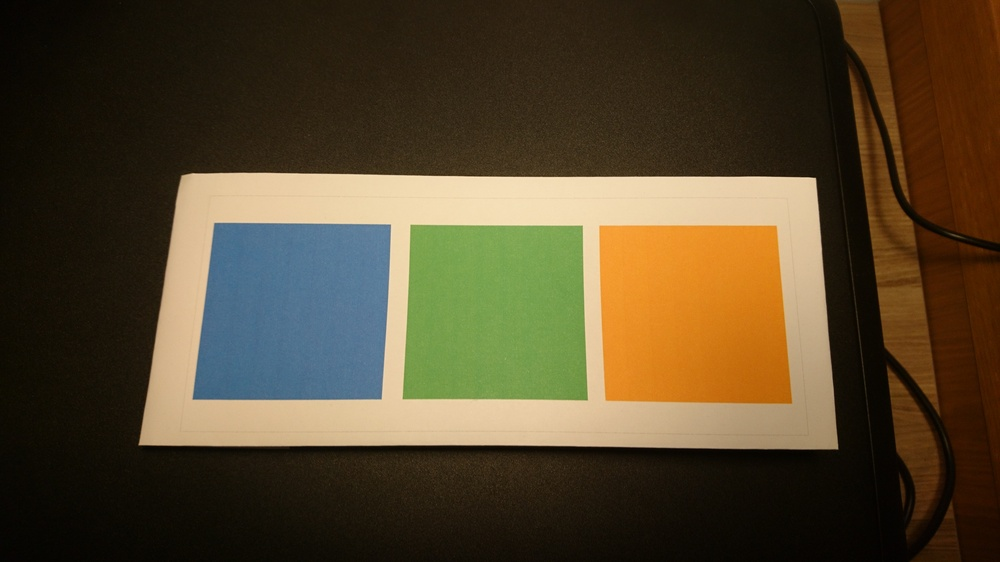
//> input picture Programmation/RobotrOvision/third_test/correct.jpg, 1000 x 562 px, shrunk from 3840 x 2160 before the run
$ ./Code correct.jpg   (built with g++ and OpenCV 4)
//> lines starting //> are read from the running program, lines starting //| are printed output that depends on the picture; after the words box and inside, x2 and y2 are one past the last pixel; in counts of white or black regions, pixels touching at a corner belong together
### Programmation/RobotrOvision/third_test/fonctions.hpp
#include "opencv2/opencv.hpp"
#include <iostream>
#include <fstream>
#include <vector>
#include <math.h>

using namespace std;
using namespace cv;

#ifndef ROBOTROVISION_H
#define ROBOTROVISION_H

typedef struct{
  Point center;
  double side_length;
  vector <Point> approx;
}square_robotrovision;

typedef struct{
  double arclength_min;//min and max of the contour
  double arclength_max;
  double arclength_tolerance;//precision of the approximated contour
  double length_tolerance;//for the 4 sides compared to avg
  double angle_tolerance;//for the 4 angles compared to 90
  double min_angle;//inclinaison angles
  double max_angle;
  double h_l;//length of the reference segement
}PARAM;

typedef struct{
  int k_size_gauss;
  int sigma_gauss;
  int k_size_canny;
  int lowThreshold_canny;
  int ratio_canny;
}PARAM_HSV;

vector< square_robotrovision> find_squares(Mat gray, PARAM param);//gray a thresholded image
vector< Mat > separate_colors(Mat rgb_image,vector< vector <int> > &h,vector< vector <int> > &s,vector< vector <int> > &v,PARAM_HSV param);
void print_global_result(vector< vector <square_robotrovision> > global_result);

#endif

### Programmation/RobotrOvision/third_test/fonctions.cpp
#include "fonctions.hpp"


// [48 lines left out: functions check_length, check_angle, not called in this run]

vector< square_robotrovision> find_squares(Mat gray, PARAM param)
{
  vector< Vec4i > h;
  vector <Point> approx;
  vector< vector <Point> > contours,approx_cont;
  vector < double > l,a;
  square_robotrovision r;
  vector< square_robotrovision> result;

  findContours 	( gray,contours,h,CV_RETR_TREE, CV_CHAIN_APPROX_SIMPLE,Point(0,0));
  //cout<<"contours found "<<contours.size()<<endl<<endl;
  for( int i = 0; i< contours.size(); i++ )
  {
      if(arcLength(contours[i],1)>param.arclength_min && arcLength(contours[i],1)<param.arclength_max)
      {
        //cout<<"arcLength ok "<<arcLength(contours[i],1)<<endl;
        approxPolyDP(contours[i], approx, param.arclength_tolerance*arcLength(contours[i],1), 1);
        if (approx.size()==4)
        {
          //cout<<"4 segments"<<endl;
          //cout<<approx<<endl;
          if(check_length(approx,l,param.length_tolerance))
          {
            //cout<<"length_tolerance ok avg "<<l[4]<<endl;
            if(check_angle(approx,l,a,param.angle_tolerance,param.min_angle,param.max_angle,param.h_l))
            {
              //cout<<"angle_tolerance ok avg "<<a[4]<<endl<<"It is a squarre"<<endl;
              r.center.x=(approx[0].x+approx[1].x+approx[2].x+approx[3].x)/4;
              r.center.y=(approx[0].y+approx[1].y+approx[2].y+approx[3].y)/4;
              r.side_length=l[4];
              r.approx=approx;
              result.push_back(r);
            }
          }
        }
      //  cout<<endl;
      }
    }
    return result;
}


vector<Mat> separate_colors(Mat rgb_image,vector<vector <int> > &h,vector< vector <int> > &s,vector< vector <int> > &v,PARAM_HSV param)
{
  vector<Mat> result;
  Mat frame_gray;
  Mat1b mask1, mask2;
  Mat3b hsvframe;
  Mat1b mask;
  int n,i,min_H,max_H;
  char chaine[256];
  char names[5][256]={"orange","black","green","yellow","blue"};

  n=h.size();
  cvtColor(rgb_image, hsvframe, COLOR_BGR2HSV);

  for(i=0;i<n;i++)
  {
    min_H=h[i][0];
    max_H=h[i][1];
    if(min_H<=max_H)
    {
      inRange(hsvframe, Scalar(min_H, s[i][0], v[i][0]), Scalar(max_H, s[i][1], v[i][1]), mask);
    }
    else
    {
      inRange(hsvframe, Scalar(min_H, s[i][0], v[i][0]), Scalar(180,  s[i][1], v[i][1]), mask1);
      inRange(hsvframe, Scalar(0, s[i][0], v[i][0]), Scalar(max_H, s[i][1], v[i][1]), mask2);
      mask = mask1 | mask2;
    }
    frame_gray=mask;
    sprintf(chaine,"%d_%s_mask.jpg",i,names[i]);
    imwrite(chaine,frame_gray);
    GaussianBlur( frame_gray, frame_gray, Size(param.k_size_gauss, param.k_size_gauss), param.sigma_gauss, param.sigma_gauss );
    sprintf(chaine,"%d_%s_gauss.jpg",i,names[i]);
    imwrite(chaine,frame_gray);
    Canny( frame_gray, frame_gray, param.lowThreshold_canny, param.lowThreshold_canny*param.ratio_canny, param.k_size_canny );
    sprintf(chaine,"%d_%s_canny.jpg",i,names[i]);
    imwrite(chaine,frame_gray);
    result.push_back(frame_gray.clone());
  }
  return result;
}

// [114 lines left out: functions print_global_result, find_patern, not called in this run]

### Programmation/RobotrOvision/third_test/Code.cpp
#include "opencv2/opencv.hpp"
#include <iostream>

#include "fonctions.hpp"

using namespace std;
using namespace cv;

int main(int argc, char *argv[])
{
  Mat image,gray,thresh;
  vector< square_robotrovision> result;
  vector< vector <square_robotrovision> > global_result;
  vector< Mat > color_separation;

  PARAM param;
  PARAM_HSV param_hsv;

  char names[5][256]={"orange","black","green","yellow","blue"},patern[10];
  string carac;

  vector< vector<int> > h(5, vector<int>(2));
  vector< vector<int> > s(5, vector<int>(2));
  vector< vector<int> > v(5, vector<int>(2));

  int i,n=h.size();

  ifstream file("config.txt", ios::in);
  if(!file)
  {
      cerr << "Can't open config.txt!" << endl;
      return 0;
  }
  file>>carac>>param.arclength_min>>carac>>param.arclength_max>>carac>>param.arclength_tolerance>>carac>>param.length_tolerance>>carac>>param.angle_tolerance>>carac>>param.min_angle>>carac>>param.max_angle>>carac>>param.h_l;
  param.min_angle=param.min_angle*M_PI/180;
  param.max_angle=param.max_angle*M_PI/180;
  file>>carac>>param_hsv.k_size_gauss>>carac>>param_hsv.sigma_gauss>>carac>>param_hsv.k_size_canny>>carac>>param_hsv.lowThreshold_canny>>carac>>param_hsv.ratio_canny;
  file>>carac>>carac>>carac>>carac>>carac>>carac;
  for(i=0;i<5;i++)
  {
    file>>carac>>h[i][0]>>h[i][1]>>s[i][0]>>s[i][1]>>v[i][0]>>v[i][1];
  }
  file.close();

  if(argc!=2)
  {
    cout<<"./Code image_file"<<endl;
    return 0;
  }

  image = imread(argv[1],-1);
//> image is the input picture: 562 rows x 1000 cols, CV_8UC3; mean B, G, R 44.1, 69.1, 82.8
  if(image.rows==0)
  {
    cout<<"Invalid input file"<<endl;
    return 0;
  }

  color_separation= separate_colors(image,h,s,v,param_hsv);
//> in separate_colors, `cvtColor(rgb_image, hsvframe, COLOR_BGR2HSV);`: hsvframe: 562 rows x 1000 cols, CV_8UC3; mean H, S, V 24.2, 163.5, 88.5
//> the loop in separate_colors, `for(i=0;i<n;i++)` made 5 passes
//> pass 1, in separate_colors, `inRange(hsvframe, Scalar(min_H, s[i][0], v[i][0]), Scalar(max_H, s[i][..`:
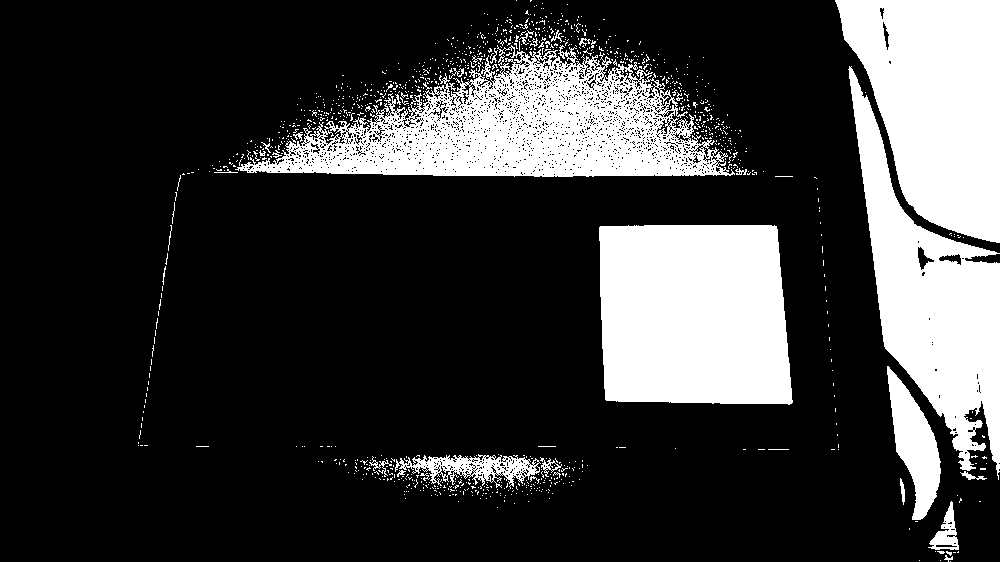
//> mask: 562 rows x 1000 cols, CV_8UC1; 22.7% white; 1085 white regions (1048 under 20 px), largest, box (x1, y1, x2, y2) and area: (599, 225, 793, 405) 32582, (235, 45, 735, 177) 31378, (835, 0, 1000, 243) 28026
//> pass 1, in separate_colors, `GaussianBlur( frame_gray, frame_gray, Size(param.k_size_gauss, param.k..`:
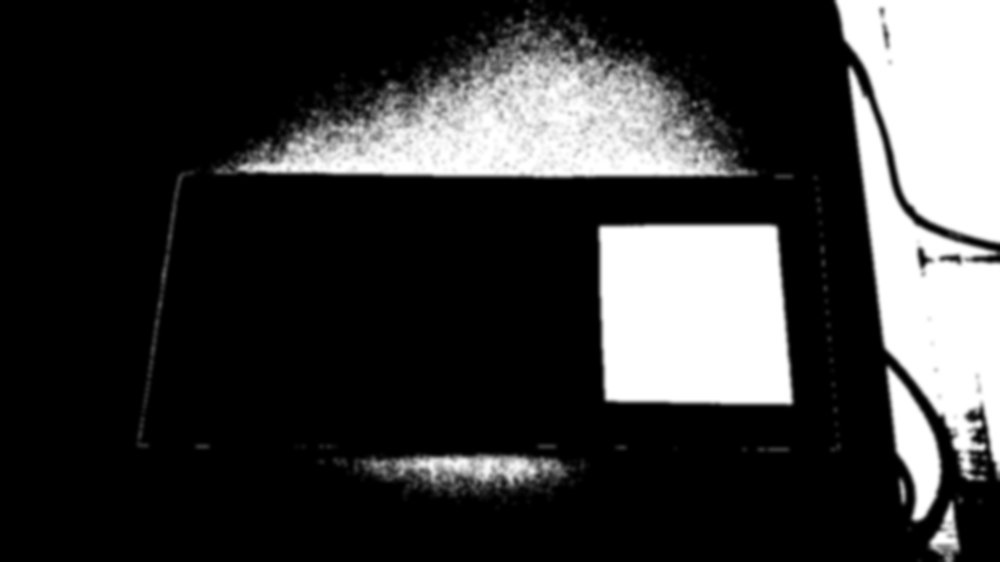
//> frame_gray: 562 rows x 1000 cols, CV_8UC1; min 0, max 255, mean 57.9
//> pass 1, in separate_colors, `Canny( frame_gray, frame_gray, param.lowThreshold_canny, param.lowThre..`:
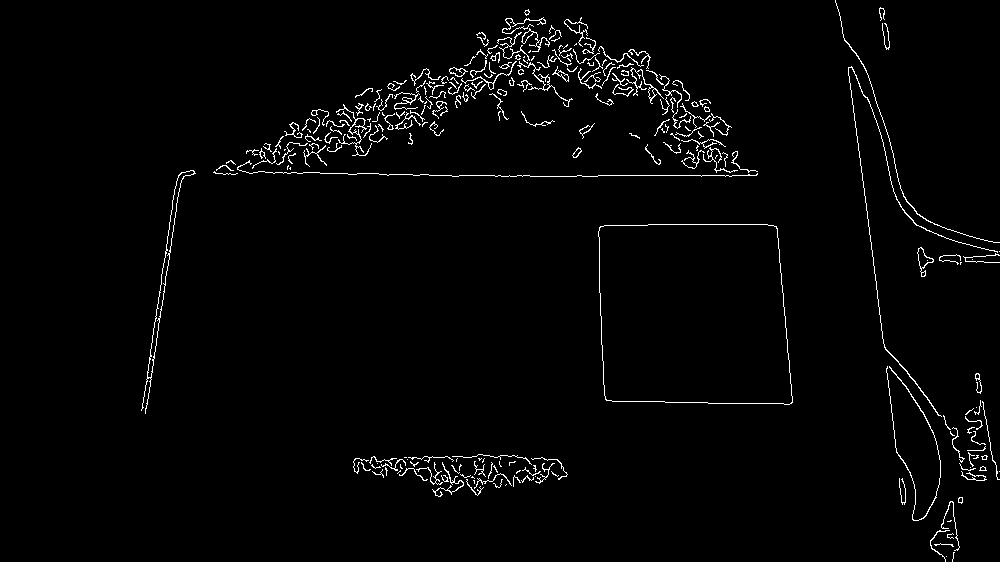
//> frame_gray: 562 rows x 1000 cols, CV_8UC1; 2% white in thin lines or dots, all inside (x1, y1, x2, y2) = (141, 0, 1000, 562)
//> pass 2, in separate_colors, `inRange(hsvframe, Scalar(min_H, s[i][0], v[i][0]), Scalar(max_H, s[i][..`:
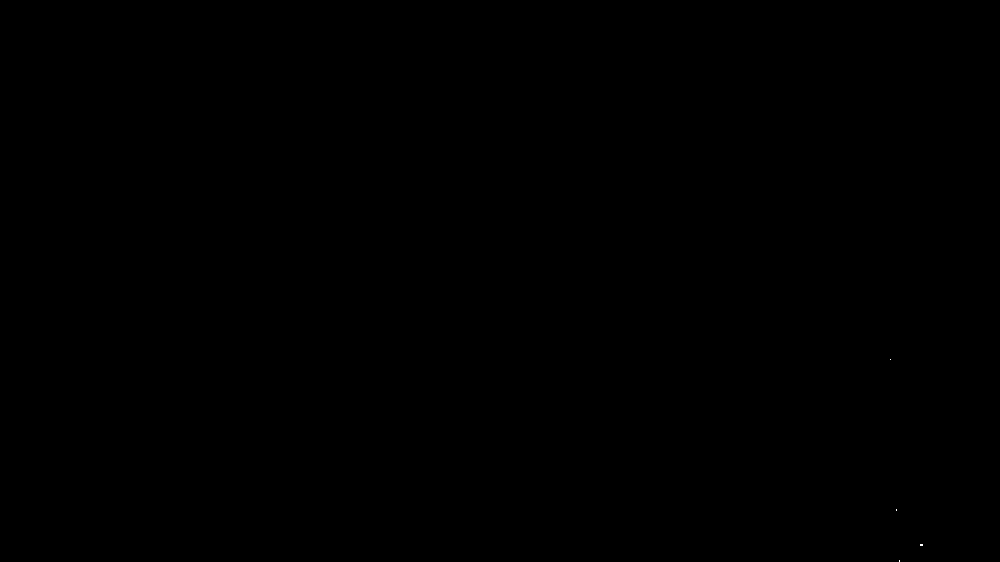
//> mask: 562 rows x 1000 cols, CV_8UC1; 0% white in thin lines or dots, all inside (x1, y1, x2, y2) = (890, 359, 923, 562)
//> after the loop in separate_colors, `for(i=0;i<n;i++)`:
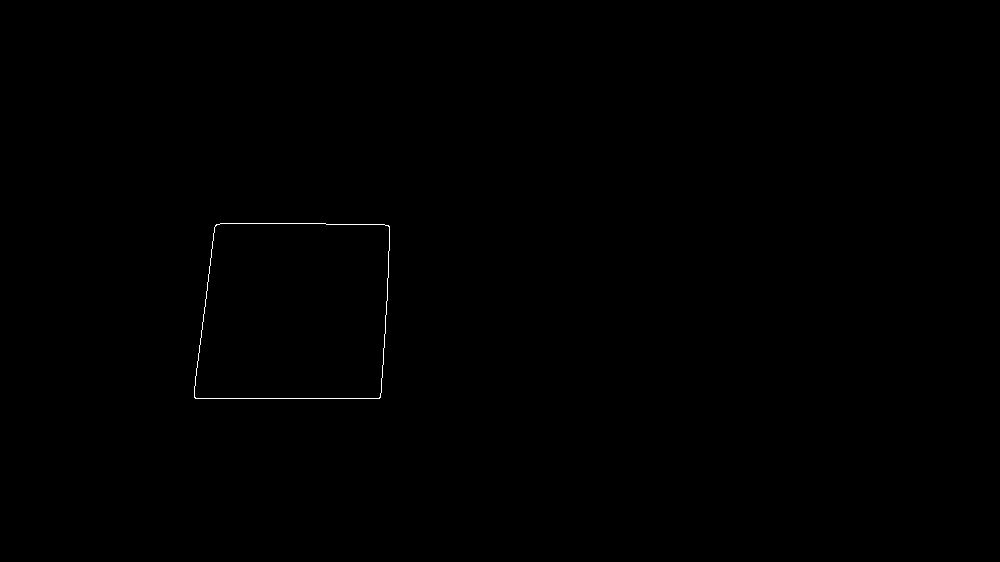
//> mask: 562 rows x 1000 cols, CV_8UC1; 0.13% white in thin lines or dots, all inside (x1, y1, x2, y2) = (194, 223, 390, 399)
//> after the loop in separate_colors, `for(i=0;i<n;i++)`: chaine = "4_blue_canny.jpg"
//> color_separation[1]: 562 rows x 1000 cols, CV_8UC1; 0% white in thin lines or dots, all inside (x1, y1, x2, y2) = (919, 542, 924, 548)
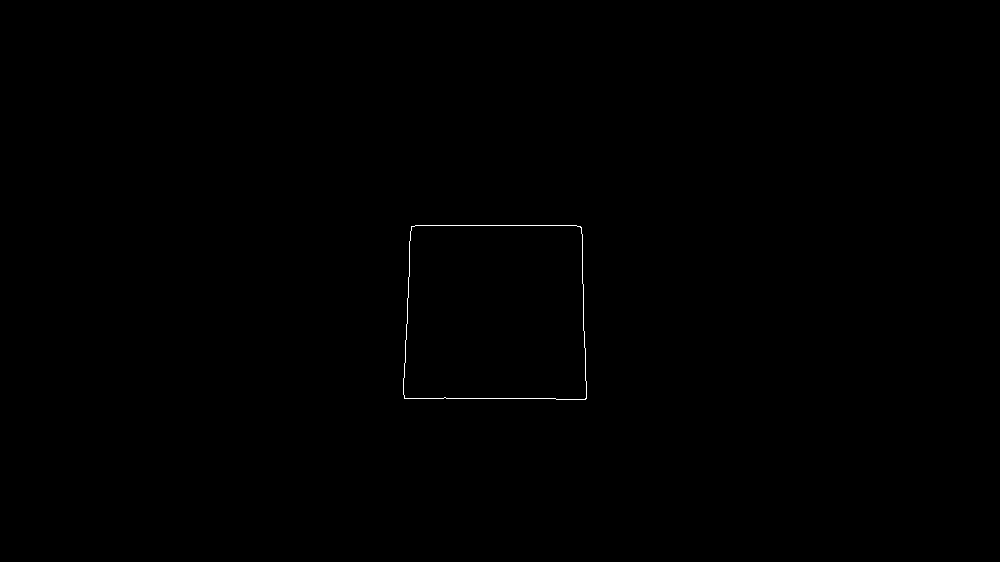
//> color_separation[2]: 562 rows x 1000 cols, CV_8UC1; 0.12% white in thin lines or dots, all inside (x1, y1, x2, y2) = (403, 225, 587, 400)
//> color_separation[3]: 562 rows x 1000 cols, CV_8UC1; every value is 0
  for(i=0;i<n;i++)
  {
    global_result.push_back(find_squares(color_separation[i],param));
  }
//> this loop made 5 passes
//> contours in find_squares on passes 2, 4: 2 contours, all with area under 20, 0 contours
  // [5 lines of commented-out code are left out]
  cout<<find_patern(global_result,patern)<<endl;
//> (this line was passed over: find_patern is not available in this run)
  cout<<patern<<endl;
  return 0;
}
